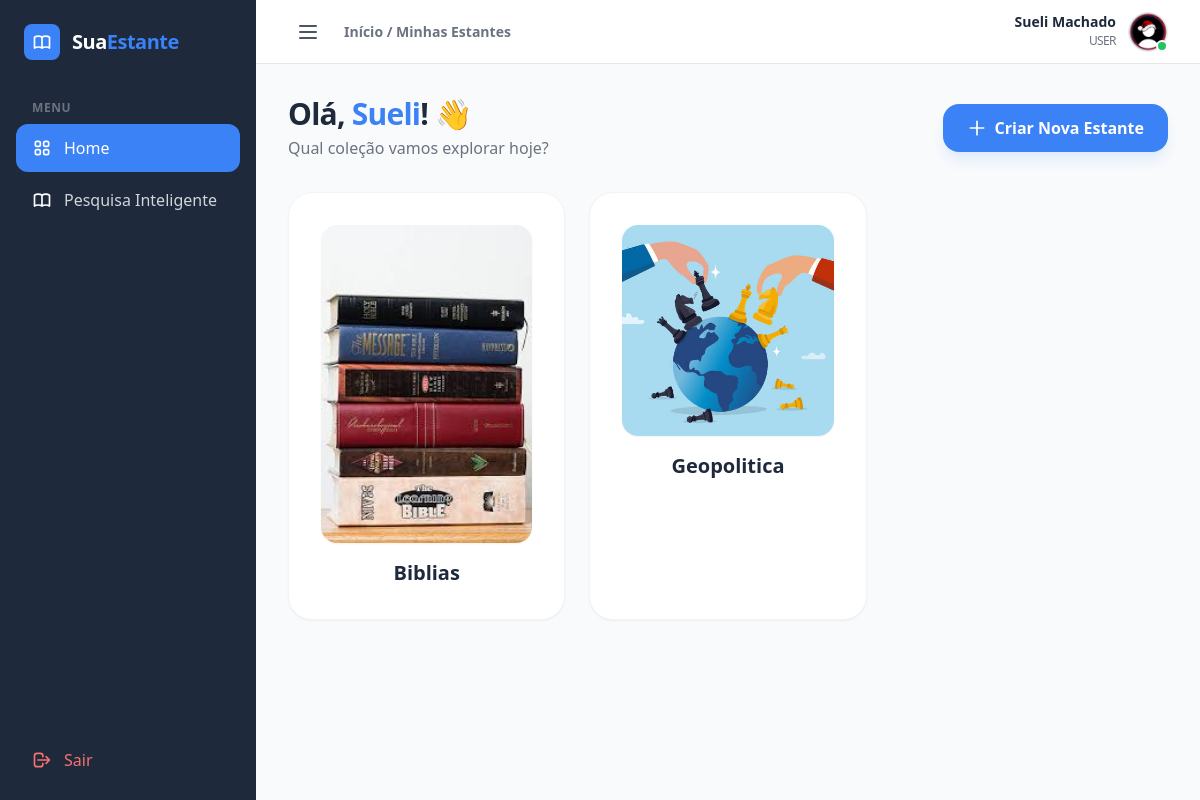
The app's page /user/home (signed in) with its own data.
### models/modelos.py (models this page shows)
class User(db.Model, UserMixin):
    id = db.Column(db.Integer, primary_key=True)
    name = db.Column(db.String(100), nullable=False)
    email = db.Column(db.String(120), nullable=False, unique=True)
    photo = db.Column(db.String(255), nullable=True)
    type_user = db.Column(db.Enum('admin', 'user', default='user')) # Admin ou User
    estado = db.Column(db.String(10), default='Ativo') # 'ativo' ou 'inativo'
    password_hash = db.Column(db.String(128), nullable=False)
    created_at = db.Column(db.DateTime, default=datetime.utcnow)
    estantes = db.relationship('Estante', backref='dono', lazy=True)

class Estante(db.Model):
    __tablename__ = 'estantes'
    id = db.Column(db.Integer, primary_key=True)
    nome = db.Column(db.String(100), nullable=False)
    capa = db.Column(db.String(255), nullable=True) #caminho da imagem...
    estado = db.Column(db.String(10), default='Ativo') # 'ativo' ou 'inativo'
    user_id = db.Column(db.Integer, db.ForeignKey('user.id'), nullable=False)
    livros = db.relationship('Livro', backref='estante', lazy=True, cascade="all, delete-orphan")

### routes/user.py (the view)
@user_bp.route('/home')
@login_required
def home():
    shelves = Estante.query.filter_by(user_id=current_user.id, estado='Ativo').all()
    return render_template('user/home.html', shelves=shelves)

### models/modelos.py (called while the page is built)
@login_manager.user_loader
def load_user(user_id):
    return User.query.get(int(user_id))

### templates/user/home.html (shortened to what this page needs)
{% extends "admin/base_adm.html" %}
{% block breadcrumb %}Início / Minhas Estantes{% endblock %}
{% block dashboard_content %}
<div class="space-y-8">
    <div class="flex flex-col md:flex-row md:items-center justify-between gap-4">
        <div>
            <h1 class="text-3xl font-extrabold text-secondary tracking-tight">
                Olá, <span class="text-primary">{{ current_user.name.split(' ')[0] }}</span>! 👋
            </h1>
            <p class="text-gray-500 mt-1">Qual coleção vamos explorar hoje?</p>
        </div>
        <a href="{{ url_for('user.form_nova_estante') }}" class="bg-primary hover:bg-blue-600 text-white px-6 py-3 rounded-2xl font-bold shadow-lg shadow-blue-100 transition-all flex items-center gap-2 group">
            <svg class="w-5 h-5 group-hover:rotate-90 transition-transform" fill="none" stroke="currentColor" viewBox="0 0 24 24">
                <path stroke-linecap="round" stroke-linejoin="round" stroke-width="2" d="M12 4v16m8-8H4"></path>
            </svg>
            Criar Nova Estante
        </a>
    </div>
    <div class="grid grid-cols-1 sm:grid-cols-2 lg:grid-cols-3 xl:grid-cols-4 gap-6">
    {% for shelf in shelves %}
    <div class="group relative bg-white rounded-3xl border border-gray-100 shadow-sm hover:shadow-xl hover:-translate-y-1 transition-all duration-300 overflow-hidden">
        <a href="{{ url_for('user.visualizar_estante', estante_id=shelf.id) }}" class="block p-8 flex flex-col items-center text-center">
            <div class="w-full aspect-square mb-4">
                {% if shelf.capa %}
                    <img src="{{ url_for('static', filename='uploads/estantes/' + (shelf.capa or 'default_shelf.png')) }}"
                        alt="{{ shelf.nome }}"
                        class="w-full h-full object-cover rounded-2xl shadow-sm group-hover:shadow-md transition-all duration-300">
                {% else %}
                    <div class="w-full h-full bg-amber-50 text-amber-600 rounded-2xl flex items-center justify-center p-4 group-hover:bg-amber-500 group-hover:text-white transition-all duration-300">
                        <span class="text-2xl font-black uppercase tracking-widest">
                            {{ shelf.nome[:2] }}
                        </span>
                    </div>
                {% endif %}
            </div>
            <h3 class="text-xl font-bold text-secondary group-hover:text-primary transition-colors">
                {{ shelf.nome }}
            </h3>
        </a>
    </div>
    {% endfor %}
</div>
{% endblock %}

### templates/admin/base_adm.html (shortened to what this page needs)
<!DOCTYPE html>
<html lang="pt-br">
<head>
    <script src="https://cdn.tailwindcss.com"></script>
</head>
<body class="bg-gray-50 font-sans antialiased" x-data="{ sidebarOpen: true }">
    <div class="flex h-screen overflow-hidden">
        <aside
            :class="sidebarOpen ? 'w-64' : 'w-20'"
            class="bg-secondary text-white hidden md:flex flex-col flex-shrink-0 transition-all duration-300 ease-in-out">
            <div class="p-6 flex items-center gap-3 overflow-hidden whitespace-nowrap">
                <div class="bg-primary p-2 rounded-lg flex-shrink-0">
                </div>
                <span x-show="sidebarOpen" x-transition.opacity class="text-xl font-bold tracking-tight text-white">
                    Sua<span class="text-primary">Estante</span>
                </span>
            </div>
            <nav class="flex-1 px-4 space-y-1 mt-4 overflow-hidden">
                <p x-show="sidebarOpen" class="px-4 text-xs font-semibold text-gray-500 uppercase tracking-wider mb-2">Menu</p>
                {% if current_user.type_user == 'admin' %}
                    <a href="{{ url_for('admin.admin_dashboard') }}" class="flex items-center gap-3 px-4 py-3 rounded-xl transition hover:bg-gray-800 text-gray-300 hover:text-white {% if request.endpoint == 'admin.admin_dashboard' %} bg-primary !text-white {% endif %}">
                        <svg class="w-5 h-5 flex-shrink-0" fill="none" stroke="currentColor" viewBox="0 0 24 24"><path stroke-linecap="round" stroke-linejoin="round" stroke-width="2" d="M4 6a2 2 0 012-2h2a2 2 0 012 2v2a2 2 0 01-2 2H6a2 2 0 01-2-2V6zM14 6a2 2 0 012-2h2a2 2 0 012 2v2a2 2 0 01-2 2h-2a2 2 0 01-2-2V6zM4 16a2 2 0 012-2h2a2 2 0 012 2v2a2 2 0 01-2 2H6a2 2 0 01-2-2v-2zM14 16a2 2 0 012-2h2a2 2 0 012 2v2a2 2 0 01-2 2h-2a2 2 0 01-2-2v-2z"></path></svg>
                        <span x-show="sidebarOpen" x-transition.opacity>Dashboard</span>
                    </a>
                    <a href="{{ url_for('admin.list_users') }}" class="flex items-center gap-3 px-4 py-3 rounded-xl transition hover:bg-gray-800 text-gray-300 hover:text-white {% if request.endpoint == 'admin.list_users' %} bg-primary !text-white {% endif %}">
                        <svg class="w-5 h-5 flex-shrink-0" fill="none" stroke="currentColor" viewBox="0 0 24 24"><path stroke-linecap="round" stroke-linejoin="round" stroke-width="2" d="M12 4.354a4 4 0 110 5.292M15 21H3v-1a6 6 0 0112 0v1zm0 0h6v-1a6 6 0 00-9-5.197M13 7a4 4 0 11-8 0 4 4 0 018 0z"></path></svg>
                        <span x-show="sidebarOpen" x-transition.opacity>Usuários</span>
                    </a>
                    <a href="{{ url_for('admin.list_estantes') }}" class="flex items-center gap-3 px-4 py-3 rounded-xl transition hover:bg-gray-800 text-gray-300 hover:text-white {% if request.endpoint == 'admin.list_estantes' %} bg-primary !text-white {% endif %}">
                        <svg class="w-5 h-5 text-white" fill="none" stroke="currentColor" viewBox="0 0 24 24"><path stroke-linecap="round" stroke-linejoin="round" stroke-width="2" d="M12 6.253v13m0-13C10.832 5.477 9.246 5 7.5 5S4.168 5.477 3 6.253v13C4.168 18.477 5.754 18 7.5 18s3.332.477 4.5 1.253m0-13C13.168 5.477 14.754 5 16.5 5c1.747 0 3.332.477 4.5 1.253v13C19.832 18.477 18.247 18 16.5 18c-1.746 0-3.332.477-4.5 1.253"></path></svg>
                        <span x-show="sidebarOpen" x-transition.opacity>Estantes</span>
                    </a>
                    <a href="{{ url_for('admin.list_books') }}" class="flex items-center gap-3 px-4 py-3 rounded-xl transition hover:bg-gray-800 text-gray-300 hover:text-white {% if request.endpoint == 'admin.list_books' %} bg-primary !text-white {% endif %}">
                        <svg class="w-5 h-5 text-white" fill="none" stroke="currentColor" viewBox="0 0 24 24">
                            <path stroke-linecap="round" stroke-linejoin="round" stroke-width="2" d="M11 5H6a2 2 0 00-2 2v11a2 2 0 002 2h11a2 2 0 002-2v-5m-1.414-9.414a2 2 0 112.828 2.828L11.828 15H9v-2.828l8.586-8.586z"></path>
                        </svg>
                        <span x-show="sidebarOpen" x-transition.opacity>Livros</span>
                    </a>
                    <a href="{{ url_for('admin.list_histories') }}" class="flex items-center gap-3 px-4 py-3 rounded-xl transition hover:bg-gray-800 text-gray-300 hover:text-white {% if request.endpoint == 'admin.list_histories' %} bg-primary !text-white {% endif %}">
                        <svg class="w-5 h-5 flex-shrink-0" fill="none" stroke="currentColor" viewBox="0 0 24 24">
                            <path stroke-linecap="round" stroke-linejoin="round" stroke-width="2" d="M12 8v4l3 3m6-3a9 9 0 11-18 0 9 9 0 0118 0z"></path>
                        </svg>
                        <span x-show="sidebarOpen" x-transition.opacity>Histórico</span>
                    </a>
                {% else %}
                    <a href="{{ url_for('user.home') }}" class="flex items-center gap-3 px-4 py-3 rounded-xl transition hover:bg-gray-800 text-gray-300 hover:text-white {% if request.endpoint == 'user.home' %} bg-primary !text-white {% endif %}">
                        <span x-show="sidebarOpen" x-transition.opacity>Home</span>
                    </a>
                    <a href="{{ url_for('user.pesquisa_inteligente') }}" class="flex items-center gap-3 px-4 py-3 rounded-xl transition hover:bg-gray-800 text-gray-300 hover:text-white ">
                        <span x-show="sidebarOpen" x-transition.opacity>Pesquisa Inteligente</span>
                    </a>
                {% endif %}
            </nav>
            <div class="p-4 border-t border-gray-800">
                <a href="{{ url_for('auth.logout') }}" class="flex items-center gap-3 px-4 py-3 rounded-xl text-red-400 hover:bg-red-500/10 transition">
                    <svg class="w-5 h-5 flex-shrink-0" fill="none" stroke="currentColor" viewBox="0 0 24 24"><path stroke-linecap="round" stroke-linejoin="round" stroke-width="2" d="M17 16l4-4m0 0l-4-4m4 4H7m6 4v1a3 3 0 01-3 3H6a3 3 0 01-3-3V7a3 3 0 013-3h4a3 3 0 013 3v1"></path></svg>
                    <span x-show="sidebarOpen" x-transition.opacity>Sair</span>
                </a>
            </div>
        </aside>
        <div class="flex-1 flex flex-col min-w-0 overflow-hidden">
            <header class="bg-white border-b border-gray-200 h-16 flex items-center justify-between px-8 flex-shrink-0">
                <div class="flex items-center gap-4">
                    <button @click="sidebarOpen = !sidebarOpen" class="p-2 rounded-lg hover:bg-gray-100 text-gray-600 transition-colors focus:outline-none">
                        <svg class="w-6 h-6" fill="none" stroke="currentColor" viewBox="0 0 24 24">
                            <path stroke-linecap="round" stroke-linejoin="round" stroke-width="2" d="M4 6h16M4 12h16M4 18h16"></path>
                        </svg>
                    </button>
                    <h2 class="text-sm font-semibold text-gray-500">{% block breadcrumb %}Admin / Início{% endblock %}</h2>
                </div>
                <div class="relative" x-data="{ open: false }">
                    <button @click="open = !open" @click.outside="open = false" class="flex items-center gap-3 focus:outline-none group">
                        <div class="text-right hidden sm:block">
                            <p class="text-sm font-bold text-secondary leading-none group-hover:text-primary transition">{{ current_user.name }}</p>
                            <p class="text-xs text-gray-500 mt-1 uppercase tracking-tighter">{{ current_user.type_user }}</p>
                        </div>
                        <div class="relative">
                            <a href="{{ url_for('user.perfil') }}">
                                {% if current_user.photo %}
                                    <img src="{{ url_for('static', filename='uploads/user/' + current_user.photo) }}" class="w-10 h-10 rounded-full object-cover border border-gray-200">
                                {% else %}
                                    <div class="w-10 h-10 rounded-full bg-primary flex items-center justify-center text-white font-bold">{{ current_user.name[0] | upper }}</div>
                                {% endif %}
                            </a>
                            <div class="absolute bottom-0 right-0 w-3 h-3 bg-green-500 border-2 border-white rounded-full"></div>
                        </div>
                    </button>
                    </div>
            </header>
            <main class="flex-1 overflow-y-auto p-8">
                {% block dashboard_content %}{% endblock %}
            </main>
        </div>
    </div>
</body>
</html>

### records on screen
User: name "Sueli Machado", type_user "USER", photo (picture), name "Sueli"
Estante: capa (picture), nome "Biblias"
Estante: capa (picture), nome "Geopolitica"
